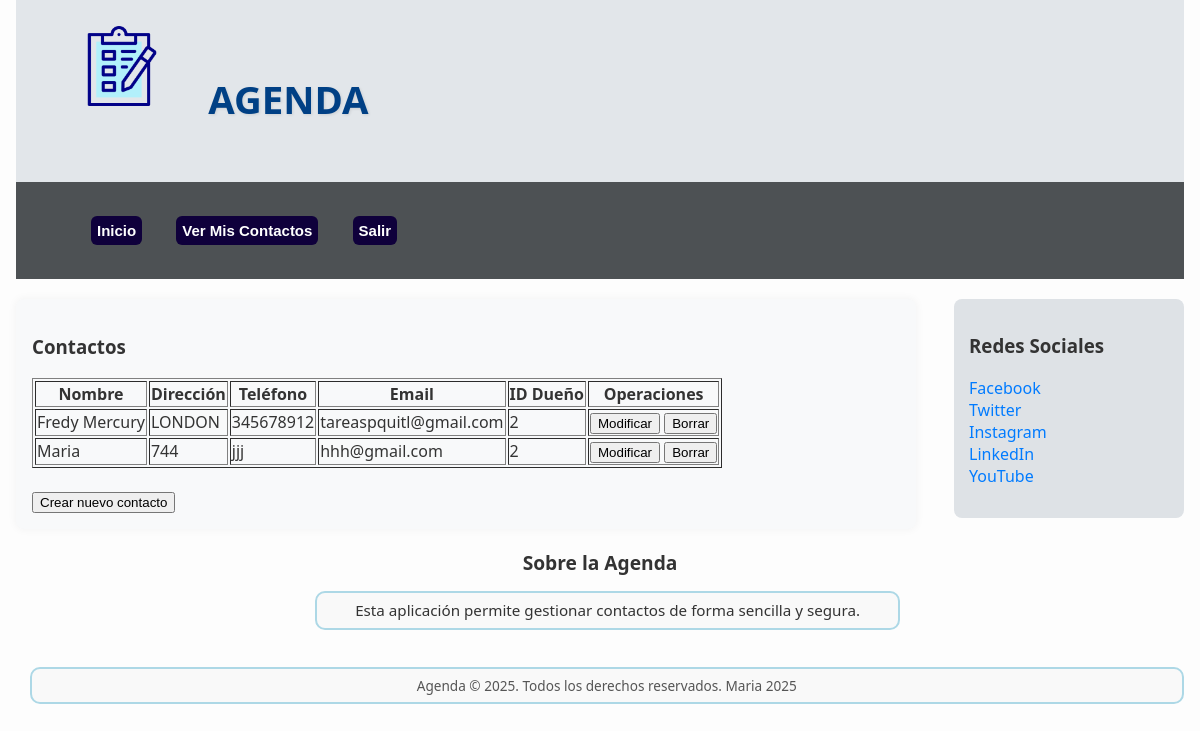
Screenshot of /tabusuario.php (signed in) with the database file from the repository.
### tables this page shows
CREATE TABLE `contactos` (
  `id` int(11) NOT NULL,
  `nombre` varchar(40) NOT NULL,
  `direccion` varchar(40) NOT NULL,
  `telefono` varchar(40) NOT NULL,
  `email` varchar(40) NOT NULL,
  `idUsuarioP` varchar(11) NOT NULL
);

### modelo/Contacto.php (called while the page is built, shortened)
<?php
include_once("AccesoDatos.php");
class Contacto {
	private $id = 0;
	private $nombre = "";
	private $direccion = "";
	private $telefono = "";
	private $email = "";
	private $idu = "";
	public function getId() {
		return $this->id;
	}
	public function getNombre() {
		return $this->nombre;
	}
	public function getDireccion() {
		return $this->direccion;
	}
	public function getTelefono() {
		return $this->telefono;
	}
	public function getEmail() {
		return $this->email;
	}
	public function getIDU() {
		return $this->idu;
	}
	public function buscarTodos($idUsuario = null) {
		$arrContactos = [];
		$oAD = new AccesoDatos();
		if ($oAD->conectar()) {
			try {
				$sql = "SELECT id, nombre, direccion, telefono, email, idUsuarioP FROM contactos";
				if ($idUsuario !== null) {
					$sql .= " WHERE idUsuarioP = " . intval($idUsuario);
				}
				$arrRS = $oAD->ejecutarConsulta($sql);
				if ($arrRS != null) {
					foreach ($arrRS as $fila) {
						$contacto = new Contacto();
						$contacto->id = $fila[0];
						$contacto->nombre = $fila[1];
						$contacto->direccion = $fila[2];
						$contacto->telefono = $fila[3];
						$contacto->email = $fila[4];
						$contacto->idu = $fila[5];
						$arrContactos[] = $contacto;
					}
				}
			} catch (Exception $e) {
				throw $e;
			}
		}
		return $arrContactos;
	}
}
?>

### modelo/AccesoDatos.php (called while the page is built, shortened)
<?php
class AccesoDatos {
	private $oConexion = null;
	function conectar() {
		$bRet = false;
		try {
			$this->oConexion = new PDO(
				"mysql:host=localhost;dbname=agendac", "root", "", array(PDO::MYSQL_ATTR_INIT_COMMAND => "SET NAMES 'UTF8'")
			);
			$bRet = true;
		} catch (Exception $e) {
			die("Error de conexión: " . $e->getMessage());
			throw $e;
		}
		return $bRet;
	}
	function desconectar() {
		$bRet = true;
		if ($this->oConexion != null) {
			$this->oConexion = null;
		}
		return $bRet;
	}
	function ejecutarConsulta($psConsulta) {
		$arrRS = null;
		$rst = null;
		$i = 0;
		$j = 0;
		try {
			$rst = $this->oConexion->query($psConsulta);
		} catch (Exception $e) {
			throw $e;
		}
		if ($rst) {
			foreach ($rst as $oLinea) {
				foreach ($oLinea as $llave => $sValCol) {
					if (is_string($llave)) {
						$arrRS[$i][$j] = $sValCol;
						$j++;
					}
				}
				$j = 0;
				$i++;
			}
		}
		return $arrRS;
	}
}
?>

### tabusuario.php (the view, shortened to what this page needs)
<?php
include_once("modelo/Contacto.php");
$sErr = "";
$arrContactos = null;
$oContacto = new Contacto();
if (isset($_SESSION["usuario"])) {
    try {
        $idUsuario = $_SESSION["usuario"];
$rol = $_SESSION["rol"];
if ($rol == "2") {
    $arrContactos = $oContacto->buscarTodos($idUsuario);
} else {
    $arrContactos = $oContacto->buscarTodos();
}
    } catch (Exception $e) {
        error_log($e->getFile() . " " . $e->getLine() . " " . $e->getMessage(), 0);
        $sErr = "Error en base de datos, comunicarse con el administrador";
    }
} else {
    $sErr = "Debe iniciar sesión";
}
if ($sErr == "") {
    include_once("menu.php");
} else {
    header("Location: error.php?sError=" . urlencode($sErr));
    exit();
}
?>
<section>
    <h3>Contactos</h3>
    <form name="formTablaGral" method="post" action="abcContacto.php">
        <table border="1">
            <tr>
                <th>Nombre</th>
                <th>Dirección</th>
                <th>Teléfono</th>
                <th>Email</th>
                <th>ID Dueño</th>
                <th>Operaciones</th>
            </tr>
            <?php
            if ($arrContactos != null) {
                foreach ($arrContactos as $contacto) {
            ?>
                    <tr>
                        <td><?php echo $contacto->getNombre(); ?></td>
                        <td><?php echo $contacto->getDireccion(); ?></td>
                        <td><?php echo $contacto->getTelefono(); ?></td>
                        <td><?php echo $contacto->getEmail(); ?></td>
                        <td><?php echo $contacto->getIDU(); ?></td>
                        <td>
                            <input type="submit" value="Modificar" onclick="txtClave.value=<?php echo $contacto->getId(); ?>; txtOpe.value='m'">
                            <button type="button" onclick="confirmarEliminacion(<?php echo $contacto->getId(); ?>)">Borrar</button>
                        </td>
                    </tr>
            <?php
                }
            } else {
            ?>
                <tr><td colspan="5">No hay contactos registrados</td></tr>
            <?php
            }
            ?>
        </table>
        <br>
        <input type="submit" value="Crear nuevo contacto" onclick="txtClave.value='-1'; txtOpe.value='a'">
    </form>
</section>

### css/estilo.css (style rules this page uses)
a:link { color: #007BFF; text-decoration: none; transition: color 0.3s ease; }
p { margin-left: 1em; margin-bottom: 0.5em; padding: 0.5em; border: 2px solid #add8e6; border-radius: 10px; background-color: #f9f9f9; transition: all 0.3s ease; }
body { font-family: 'Segoe UI', Tahoma, Geneva, Verdana, sans-serif; color: #333; background-color: #fdfdfd; margin: 0; padding: 0 1em; }
img, video, canvas { max-width: 100%; height: auto; }
header { padding: 1em; color: #004085; font-weight: bold; font-size: 1.6em; background-color: #e2e6ea; text-transform: uppercase; text-shadow: 1px 1px 3px rgba(0, 0, 0, 0.1); }
figure.logo { display: inline; }
img.logo { width: 80px; height: 80px; }
aside { float: right; width: 200px; margin: 20px 0; padding: 15px; background: #dee2e6; border-radius: 8px; }
section { float: left; width: calc(100% - 300px); margin: 20px 20px 20px 0; padding: 1em; background-color: #f8f9fa; border-radius: 8px; box-shadow: 0 0 10px rgba(0, 0, 0, 0.05); }
footer .contenedor { padding: 1em; text-align: center; }
footer .nosotros { max-width: 600px; margin: 0 auto; }
footer .nosotros h2 { font-size: 1.2em; margin-bottom: 0.5em; }
footer .nosotros p { font-size: 0.95em; color: #333; }
footer p.copyright { text-align: center; margin-top: 1em; font-size: 0.85em; color: #555; }
#titPral { display: inline-block; vertical-align: middle; }

### rows the page displays
contactos: nombre "Fredy Mercury", direccion "LONDON", telefono "345678912", email "tareaspquitl@gmail.com", idUsuarioP "2"
contactos: nombre "Maria", direccion "744", telefono "jjj", email "hhh@gmail.com", idUsuarioP "2"
